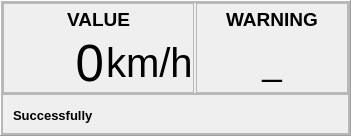
                        <widget class="QFrame" name="speed_node">
                         <property name="maximumSize">
                          <size>
                           <width>16777215</width>
                           <height>16777215</height>
                          </size>
                         </property>
                         <property name="frameShape">
                          <enum>QFrame::Panel</enum>
                         </property>
                         <property name="frameShadow">
                          <enum>QFrame::Raised</enum>
                         </property>
                         <layout class="QHBoxLayout" name="horizontalLayout_4" stretch="5">
                          <property name="spacing">
                           <number>0</number>
                          </property>
                          <property name="leftMargin">
                           <number>0</number>
                          </property>
                          <property name="topMargin">
                           <number>0</number>
                          </property>
                          <property name="rightMargin">
                           <number>0</number>
                          </property>
                          <property name="bottomMargin">
                           <number>0</number>
                          </property>
                          <item>
                           <widget class="QFrame" name="frame_speed">
                            <property name="minimumSize">
                             <size>
                              <width>0</width>
                              <height>0</height>
                             </size>
                            </property>
                            <property name="frameShape">
                             <enum>QFrame::StyledPanel</enum>
                            </property>
                            <property name="frameShadow">
                             <enum>QFrame::Raised</enum>
                            </property>
                            <layout class="QVBoxLayout" name="verticalLayout_17" stretch="0,0">
                             <property name="spacing">
                              <number>0</number>
                             </property>
                             <property name="leftMargin">
                              <number>0</number>
                             </property>
                             <property name="topMargin">
                              <number>0</number>
                             </property>
                             <property name="rightMargin">
                              <number>0</number>
                             </property>
                             <property name="bottomMargin">
                              <number>0</number>
                             </property>
                             <item>
                              <widget class="QFrame" name="speed_main_frame">
                               <property name="frameShape">
                                <enum>QFrame::StyledPanel</enum>
                               </property>
                               <property name="frameShadow">
                                <enum>QFrame::Raised</enum>
                               </property>
                               <layout class="QHBoxLayout" name="horizontalLayout_16">
                                <property name="spacing">
                                 <number>2</number>
                                </property>
                                <property name="leftMargin">
                                 <number>0</number>
                                </property>
                                <property name="topMargin">
                                 <number>0</number>
                                </property>
                                <property name="rightMargin">
                                 <number>0</number>
                                </property>
                                <property name="bottomMargin">
                                 <number>0</number>
                                </property>
                                <item>
                                 <widget class="QFrame" name="speed_data_frame">
                                  <property name="frameShape">
                                   <enum>QFrame::StyledPanel</enum>
                                  </property>
                                  <property name="frameShadow">
                                   <enum>QFrame::Raised</enum>
                                  </property>
                                  <layout class="QVBoxLayout" name="verticalLayout_20" stretch="0,0">
                                   <property name="spacing">
                                    <number>0</number>
                                   </property>
                                   <property name="leftMargin">
                                    <number>0</number>
                                   </property>
                                   <property name="topMargin">
                                    <number>0</number>
                                   </property>
                                   <property name="rightMargin">
                                    <number>0</number>
                                   </property>
                                   <property name="bottomMargin">
                                    <number>0</number>
                                   </property>
                                   <item>
                                    <widget class="QLabel" name="value_lbl">
                                     <property name="minimumSize">
                                      <size>
                                       <width>0</width>
                                       <height>30</height>
                                      </size>
                                     </property>
                                     <property name="maximumSize">
                                      <size>
                                       <width>16777215</width>
                                       <height>30</height>
                                      </size>
                                     </property>
                                     <property name="font">
                                      <font>
                                       <pointsize>14</pointsize>
                                       <weight>75</weight>
                                       <bold>true</bold>
                                      </font>
                                     </property>
                                     <property name="styleSheet">
                                      <string notr="true"/>
                                     </property>
                                     <property name="text">
                                      <string>VALUE</string>
                                     </property>
                                     <property name="alignment">
                                      <set>Qt::AlignCenter</set>
                                     </property>
                                    </widget>
                                   </item>
                                   <item>
                                    <widget class="QFrame" name="frame_20">
                                     <property name="styleSheet">
                                      <string notr="true">border: none</string>
                                     </property>
                                     <property name="frameShape">
                                      <enum>QFrame::StyledPanel</enum>
                                     </property>
                                     <property name="frameShadow">
                                      <enum>QFrame::Raised</enum>
                                     </property>
                                     <layout class="QHBoxLayout" name="horizontalLayout_44" stretch="0,4">
                                      <property name="spacing">
                                       <number>2</number>
                                      </property>
                                      <property name="leftMargin">
                                       <number>0</number>
                                      </property>
                                      <property name="topMargin">
                                       <number>0</number>
                                      </property>
                                      <property name="rightMargin">
                                       <number>0</number>
                                      </property>
                                      <property name="bottomMargin">
                                       <number>0</number>
                                      </property>
                                      <item>
                                       <widget class="QLabel" name="speed_value">
                                        <property name="minimumSize">
                                         <size>
                                          <width>100</width>
                                          <height>0</height>
                                         </size>
                                        </property>
                                        <property name="font">
                                         <font>
                                          <pointsize>38</pointsize>
                                         </font>
                                        </property>
                                        <property name="text">
                                         <string>0</string>
                                        </property>
                                        <property name="alignment">
                                         <set>Qt::AlignRight|Qt::AlignTrailing|Qt::AlignVCenter</set>
                                        </property>
                                       </widget>
                                      </item>
                                      <item>
                                       <widget class="QLabel" name="speed_unit">
                                        <property name="minimumSize">
                                         <size>
                                          <width>35</width>
                                          <height>0</height>
                                         </size>
                                        </property>
                                        <property name="font">
                                         <font>
                                          <pointsize>30</pointsize>
                                         </font>
                                        </property>
                                        <property name="text">
                                         <string>km/h</string>
                                        </property>
                                        <property name="margin">
                                         <number>5</number>
                                        </property>
                                       </widget>
                                      </item>
                                     </layout>
                                    </widget>
                                   </item>
                                  </layout>
                                 </widget>
                                </item>
                                <item>
                                 <widget class="QFrame" name="speed_status_frame">
                                  <property name="frameShape">
                                   <enum>QFrame::StyledPanel</enum>
                                  </property>
                                  <property name="frameShadow">
                                   <enum>QFrame::Raised</enum>
                                  </property>
                                  <layout class="QVBoxLayout" name="verticalLayout_19" stretch="0,0">
                                   <property name="spacing">
                                    <number>0</number>
                                   </property>
                                   <property name="leftMargin">
                                    <number>0</number>
                                   </property>
                                   <property name="topMargin">
                                    <number>0</number>
                                   </property>
                                   <property name="rightMargin">
                                    <number>0</number>
                                   </property>
                                   <property name="bottomMargin">
                                    <number>0</number>
                                   </property>
                                   <item>
                                    <widget class="QLabel" name="speed_warning_lbl">
                                     <property name="minimumSize">
                                      <size>
                                       <width>0</width>
                                       <height>30</height>
                                      </size>
                                     </property>
                                     <property name="maximumSize">
                                      <size>
                                       <width>16777215</width>
                                       <height>30</height>
                                      </size>
                                     </property>
                                     <property name="font">
                                      <font>
                                       <pointsize>14</pointsize>
                                       <weight>75</weight>
                                       <bold>true</bold>
                                      </font>
                                     </property>
                                     <property name="text">
                                      <string>WARNING</string>
                                     </property>
                                     <property name="alignment">
                                      <set>Qt::AlignCenter</set>
                                     </property>
                                    </widget>
                                   </item>
                                   <item>
                                    <widget class="QLabel" name="speed_warning_text">
                                     <property name="minimumSize">
                                      <size>
                                       <width>150</width>
                                       <height>0</height>
                                      </size>
                                     </property>
                                     <property name="font">
                                      <font>
                                       <pointsize>26</pointsize>
                                      </font>
                                     </property>
                                     <property name="styleSheet">
                                      <string notr="true"/>
                                     </property>
                                     <property name="text">
                                      <string>_</string>
                                     </property>
                                     <property name="alignment">
                                      <set>Qt::AlignCenter</set>
                                     </property>
                                    </widget>
                                   </item>
                                  </layout>
                                 </widget>
                                </item>
                               </layout>
                              </widget>
                             </item>
                             <item>
                              <widget class="QFrame" name="frame_9">
                               <property name="minimumSize">
                                <size>
                                 <width>0</width>
                                 <height>40</height>
                                </size>
                               </property>
                               <property name="maximumSize">
                                <size>
                                 <width>16777215</width>
                                 <height>40</height>
                                </size>
                               </property>
                               <property name="frameShape">
                                <enum>QFrame::StyledPanel</enum>
                               </property>
                               <property name="frameShadow">
                                <enum>QFrame::Raised</enum>
                               </property>
                               <layout class="QVBoxLayout" name="verticalLayout_24">
                                <property name="spacing">
                                 <number>0</number>
                                </property>
                                <property name="leftMargin">
                                 <number>0</number>
                                </property>
                                <property name="topMargin">
                                 <number>0</number>
                                </property>
                                <property name="rightMargin">
                                 <number>0</number>
                                </property>
                                <property name="bottomMargin">
                                 <number>0</number>
                                </property>
                                <item>
                                 <widget class="QLabel" name="speed_text_result">
                                  <property name="minimumSize">
                                   <size>
                                    <width>0</width>
                                    <height>40</height>
                                   </size>
                                  </property>
                                  <property name="maximumSize">
                                   <size>
                                    <width>16777215</width>
                                    <height>40</height>
                                   </size>
                                  </property>
                                  <property name="font">
                                   <font>
                                    <pointsize>10</pointsize>
                                    <weight>75</weight>
                                    <bold>true</bold>
                                   </font>
                                  </property>
                                  <property name="text">
                                   <string>Successfully</string>
                                  </property>
                                  <property name="indent">
                                   <number>10</number>
                                  </property>
                                 </widget>
                                </item>
                               </layout>
                              </widget>
                             </item>
                            </layout>
                           </widget>
                          </item>
                         </layout>
                        </widget>
